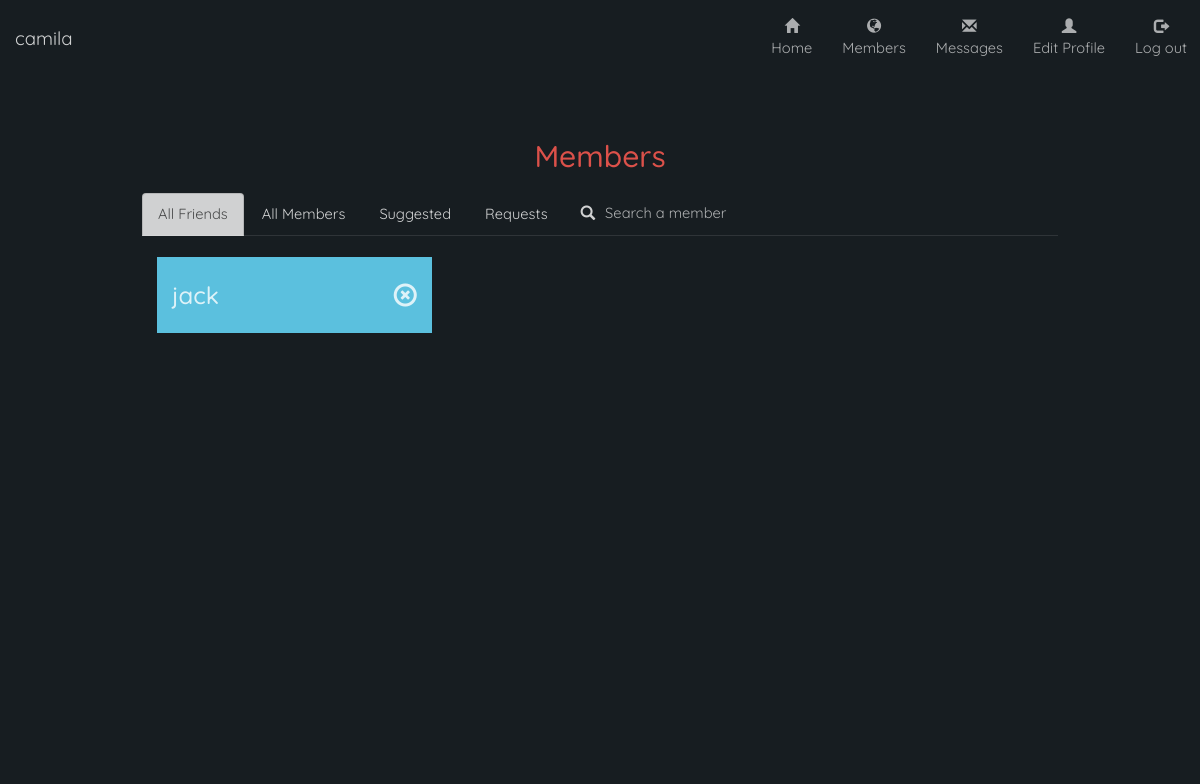
Page /social/members/ (signed in) on the earlier database version.
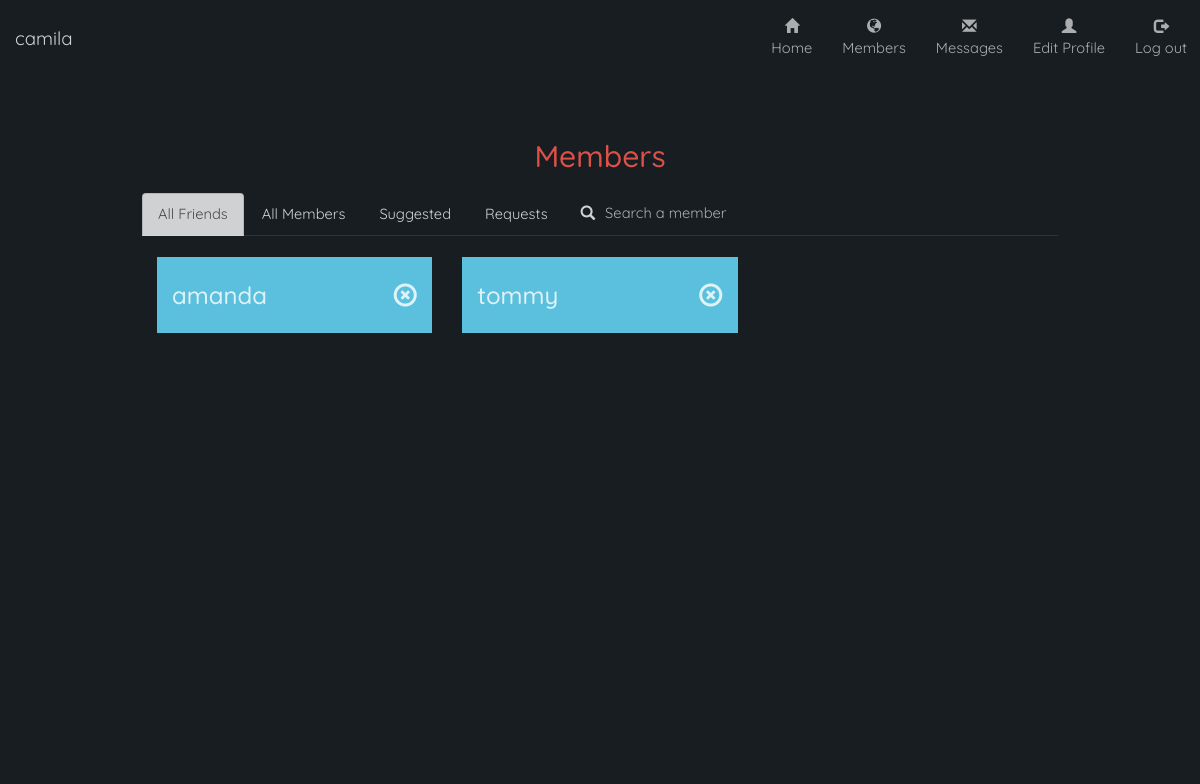
Same page on the later database version.
### social/models.py (models this page shows)
class Friends(models.Model):
    friend1 = models.ForeignKey(Member, related_name='%(class)s_friend1')
    friend2 = models.ForeignKey(Member, related_name='%(class)s_friend2')

class Member(models.Model):
    username = models.CharField(max_length=16,primary_key=True)
    password = models.CharField(max_length=16)
    profile = models.OneToOneField(Profile, null=True)
    def __str__(self):
        return self.username

### social/views.py (the view)
    def test(request):
        if 'username' in request.session:
            return f(request)
        else:
            template = loader.get_template('social/not-logged-in.html')
            context = RequestContext(request, {})
            return HttpResponse(template.render(context))

### social/views.py (called while the page is built)
def loggedin(f):
    def test(request):
        if 'username' in request.session:
            return f(request)
        else:
            template = loader.get_template('social/not-logged-in.html')
            context = RequestContext(request, {})
            return HttpResponse(template.render(context))
    return test

### social/templates/social/members.html (shortened to what this page needs)
{% extends "social/base.html" %}
{% block content %}
<div class="content members">
	<div class='main'>
		<h2>Members</h2>
		<ul class="nav nav-tabs">
			<li class="active"><a data-toggle="tab" href="#allfriends">All Friends</a></li>
			<li><a data-toggle="tab" href="#allmembers">All Members</a></li>
			<li><a data-toggle="tab" href="#suggfriends">Suggested</a></li>
			<li><a data-toggle="tab" href="#friendreqs">Requests</a></li>
			<li id="search-tab"><a data-toggle="tab" id="searchfriendstab" href="#searchfriends"><span class="glyphicon glyphicon-search"></span> <input type="text" id="search" name="search" placeholder="Search a member" /> </a></li>
		</ul>
		<div class="tab-content">
			<div id="allfriends" class="tab-pane fade in active">
				<br>
				<div class="row">
					<div class="col-lg-12 col-md-12 col-sm-12 profile-entries-long">
						{% for friend in allFriends %}
						<div class=" col-lg-4 col-md-6 col-sm-6 upperDelFriend">
							<div class="friend-entry">
								<h3 class="friend-name"><a href="/social/members/?view={{friend.friend2}}">{{friend.friend2}}</a> <a class="delFriend" data-attr="{{friend.friend2}}"> <span class="glyphicon glyphicon-remove-circle friend-stat-glyph"></span> </a><h3>
								</div>
								<br>
							</div>
							{% endfor %}
						</div>
					</div>
				</div>
							</div>
						</div>
						{% endblock %}

Differences in the rows shown:
removed Friends: friend2 "jack"
added Friends: friend2 "amanda"
added Friends: friend2 "tommy"
